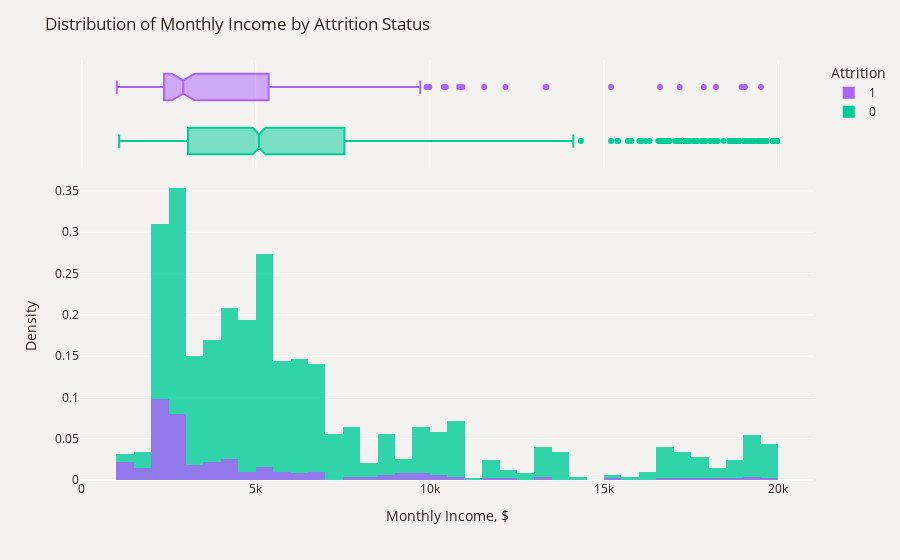

Notebook code for this chart:
### Code cell
plot_df=data.sort_values(by="Attrition")
fig=px.histogram(plot_df, x='MonthlyIncome', color='Attrition', 
                 opacity=0.8, histnorm='density', barmode='overlay', marginal='box',
                 color_discrete_map={'Yes': '#C02B34','No': '#CDBBA7'})
fig.update_layout(title_text='Distribution of Monthly Income by Attrition Status',
                  xaxis_title='Monthly Income, $', yaxis_title='Density',font_color='#28221D',
                  paper_bgcolor='#F4F2F0', plot_bgcolor='#F4F2F0', legend_traceorder='reversed')
fig.show()

### Figure 1 — Plotly figure (JSON) as saved in the notebook; plotly's stock layout.template omitted (floating-point values rounded to 4 significant figures; data arrays with more than 128 entries replaced by an {"elided": "..."} marker saying what was removed)
{"data": [{"alignmentgroup": "True", "bingroup": "x", "histnorm": "density", "hovertemplate": "Attrition=0<br>MonthlyIncome=%{x}<br>density=%{y}<extra></extra>", "legendgroup": "0", "marker": {"color": "#00cc96", "opacity": 0.8, "pattern": {"shape": ""}}, "name": "0", "offsetgroup": "0", "orientation": "v", "showlegend": true, "type": "histogram", "x": {"elided": "1477 int values"}, "xaxis": "x", "yaxis": "y"}, {"alignmentgroup": "True", "hovertemplate": "Attrition=0<br>MonthlyIncome=%{x}<extra></extra>", "legendgroup": "0", "marker": {"color": "#00cc96"}, "name": "0", "notched": true, "offsetgroup": "0", "showlegend": false, "type": "box", "x": {"elided": "1477 int values"}, "xaxis": "x2", "yaxis": "y2"}, {"alignmentgroup": "True", "bingroup": "x", "histnorm": "density", "hovertemplate": "Attrition=1<br>MonthlyIncome=%{x}<br>density=%{y}<extra></extra>", "legendgroup": "1", "marker": {"color": "#ab63fa", "opacity": 0.8, "pattern": {"shape": ""}}, "name": "1", "offsetgroup": "1", "orientation": "v", "showlegend": true, "type": "histogram", "x": {"elided": "200 int values"}, "xaxis": "x", "yaxis": "y"}, {"alignmentgroup": "True", "hovertemplate": "Attrition=1<br>MonthlyIncome=%{x}<extra></extra>", "legendgroup": "1", "marker": {"color": "#ab63fa"}, "name": "1", "notched": true, "offsetgroup": "1", "showlegend": false, "type": "box", "x": {"elided": "200 int values"}, "xaxis": "x2", "yaxis": "y2"}], "layout": {"autosize": true, "barmode": "overlay", "font": {"color": "#28221D"}, "legend": {"title": {"text": "Attrition"}, "tracegroupgap": 0, "traceorder": "reversed"}, "margin": {"t": 60}, "paper_bgcolor": "#F4F2F0", "plot_bgcolor": "#F4F2F0", "title": {"text": "Distribution of Monthly Income by Attrition Status"}, "xaxis": {"anchor": "y", "autorange": true, "domain": [0, 1], "range": [-43.5, 21030.0], "title": {"text": "Monthly Income, $"}, "type": "linear"}, "xaxis2": {"anchor": "y2", "autorange": true, "domain": [0, 1], "matches": "x", "range": [-43.5, 21030.0], "showgrid": true, "showticklabels": false, "type": "linear"}, "yaxis": {"anchor": "x", "autorange": true, "domain": [0, 0.7326], "range": [0, 0.3726], "title": {"text": "Density"}}, "yaxis2": {"anchor": "x2", "autorange": true, "domain": [0.7426, 1], "matches": "y2", "range": [-0.5, 1.5], "showgrid": false, "showline": false, "showticklabels": false, "ticks": "", "type": "category"}}}
